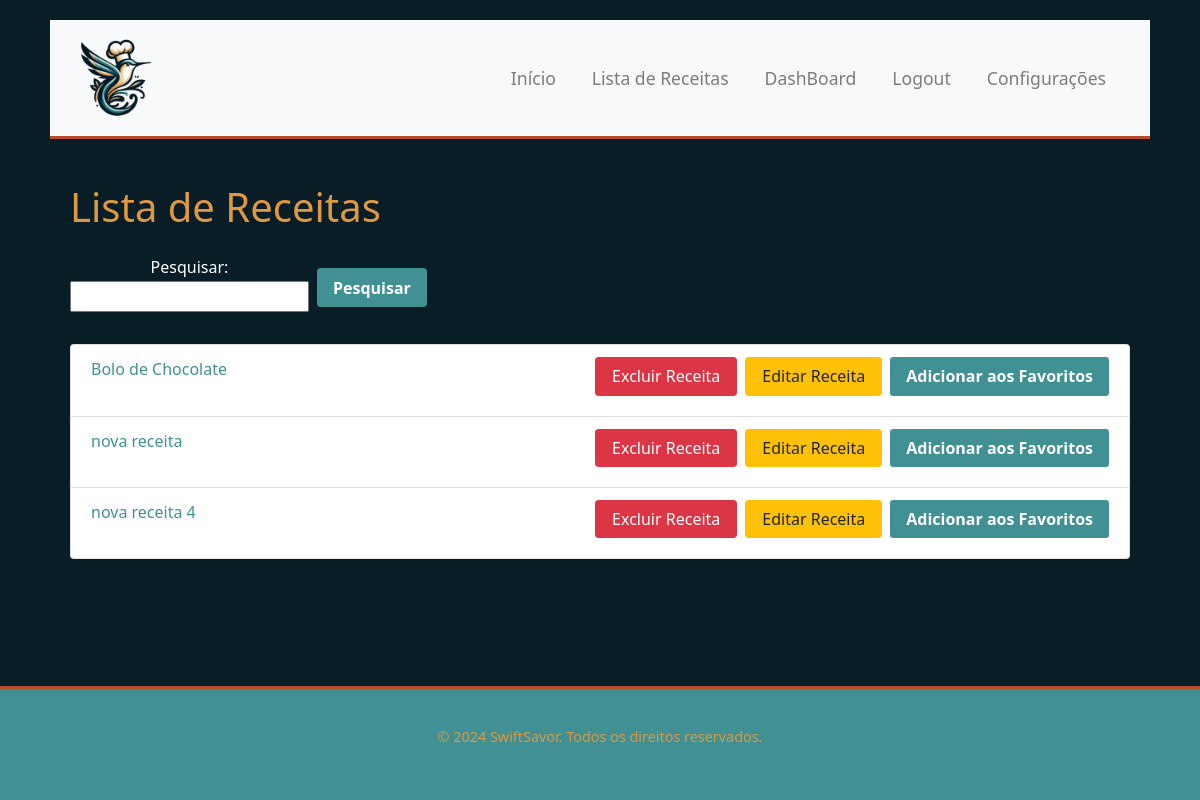
/recipes/ (signed in), run on an earlier commit of the app's database.
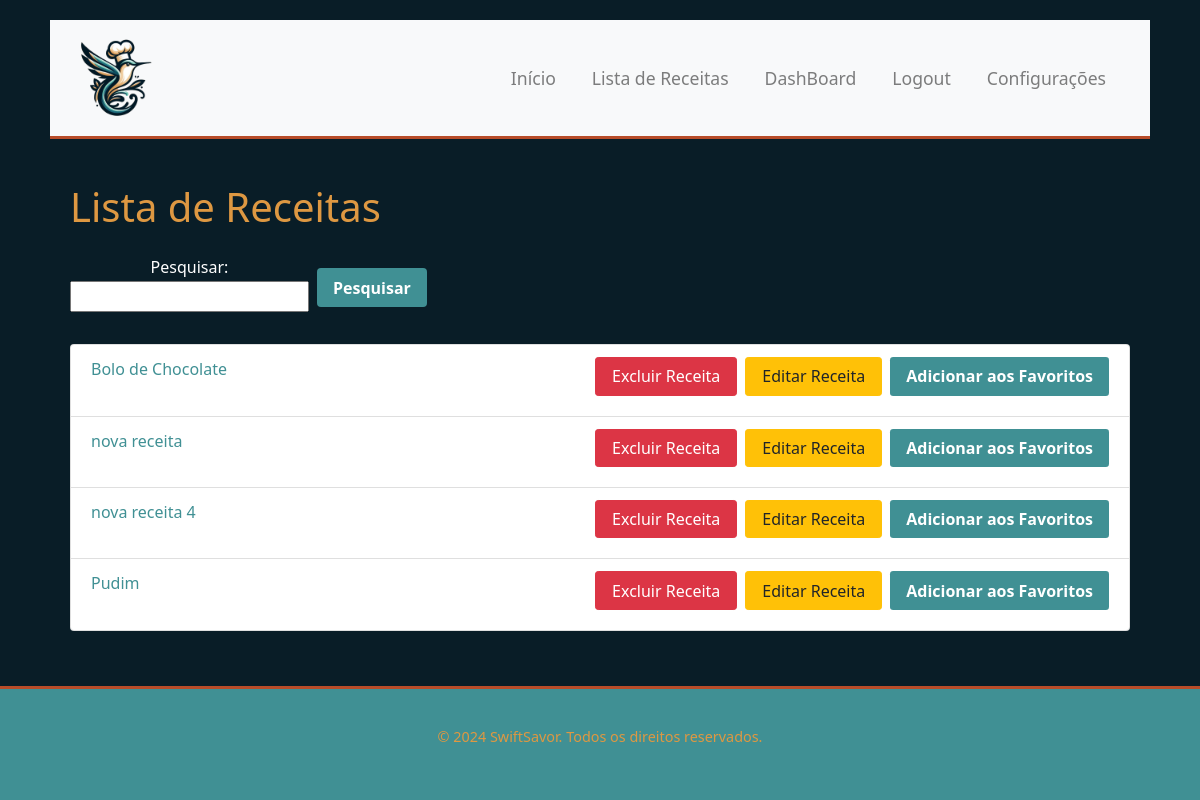
And on a later commit of the database.
### recipes/models.py (models this page shows, shortened)
class Receita(models.Model):
    nome = models.CharField(max_length=200)
    ingredientes = models.ManyToManyField(Ingrediente)
    instrucoes = models.TextField()
    usuario = models.ForeignKey(User, on_delete=models.SET_NULL, null=True, blank=True)
    data_cadastro = models.DateField(auto_now_add=False, default=timezone.now)

### recipes/views.py (the view)
# urls.py: path('', views.lista_receitas, name='lista_receitas'),
@login_required
def lista_receitas(request):
    form_pesquisa = PesquisaReceitaForm(request.GET)
    receitas = Receita.objects.all()
    if form_pesquisa.is_valid():
        termo_pesquisa = form_pesquisa.cleaned_data['pesquisa']
        receitas = receitas.filter(nome__icontains=termo_pesquisa)
    return render(request, 'recipes/lista_receitas.html', {'receitas': receitas, 'form_pesquisa': form_pesquisa})

### recipes/forms.py
class PesquisaReceitaForm(forms.Form):
    pesquisa = forms.CharField(max_length=100, required=False, label='Pesquisar')

### recipes/templates/recipes/lista_receitas.html (shortened to what this page needs)
{% extends 'main/base.html' %}
{% block content %}
    <div class="container mt-4">
        <h1 class="mb-4">Lista de Receitas</h1>
        <form method="get" action="{% url 'lista_receitas' %}" class="form-inline mb-3">
            {{ form_pesquisa.as_p }}
            <button type="submit" class="btn btn-primary ml-2">Pesquisar</button>
        </form>
        <ul class="list-group">
            {% for receita in receitas %}
                <li class="list-group-item">
                    <a href="{% url 'detalhes_receita' receita.id %}">{{ receita.nome }}</a>
                    <a href="{% url 'favorites:adicionar_favoritos' receita.id %}" class="btn btn-primary btn-sm float-right">Adicionar aos Favoritos</a>
                    {% if user.is_authenticated and user.is_staff %}
                        <a href="{% url 'editar_receita' receita.id %}" class="btn btn-warning btn-sm float-right mr-2">Editar Receita</a>
                        <form method="post" action="{% url 'excluir_receita' receita.id %}" class="d-inline">
                            <button type="submit" class="btn btn-danger btn-sm float-right mr-2">Excluir Receita</button>
                        </form>
                    {% endif %}
                </li>
            {% endfor %}
        </ul>
    </div>
{% endblock %}

What changed in the data, as far as the page shows it:
added Receita: nome "Pudim"
